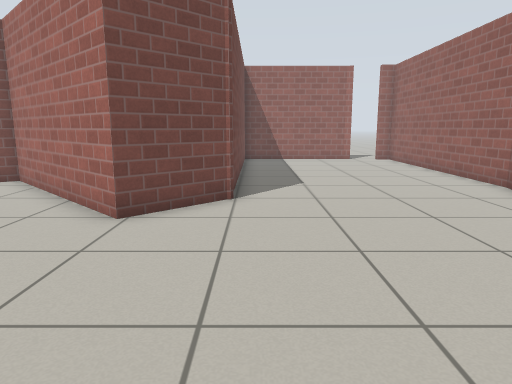
view 1 (above)

12 first-person views from a walk through a world built for the Gazebo simulator. The camera is 0.87 m above the floor, tilts 10° down and sees 70° across. The floor is counted in squares, 0.5 m on a side. Each view is taken from the middle of a square. On the plan, view 1 faces up. The plan holds only what a view shows up to about 17 squares ahead; the rest is blank. Simple patterns stand in for the simulator's built-in surfaces.

view 2
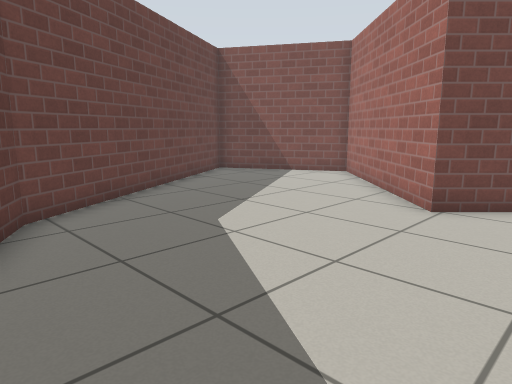

view 3
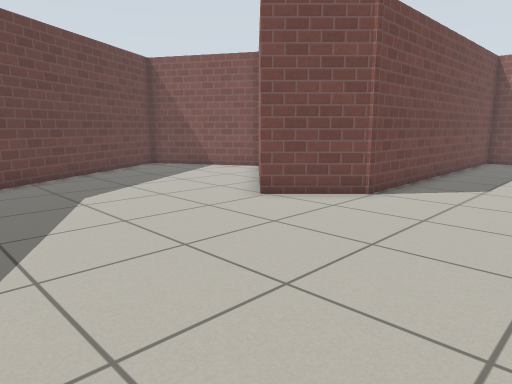

view 4
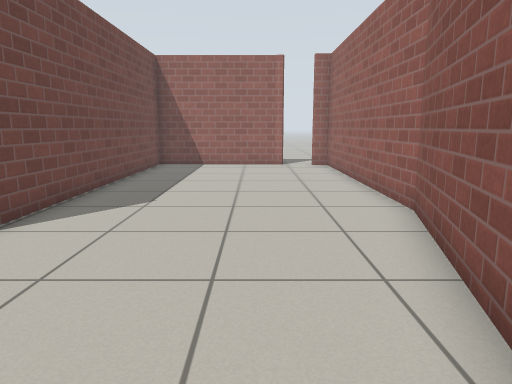

view 5
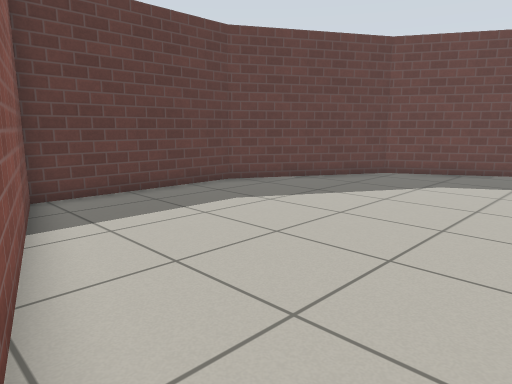

view 6
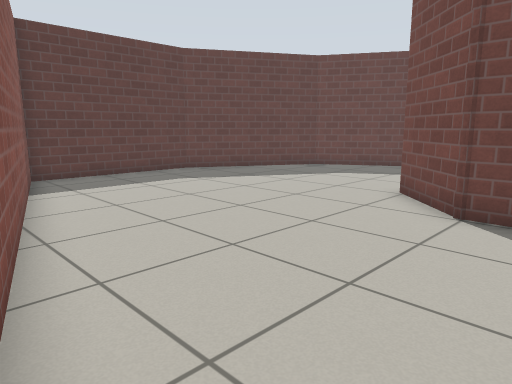

view 7
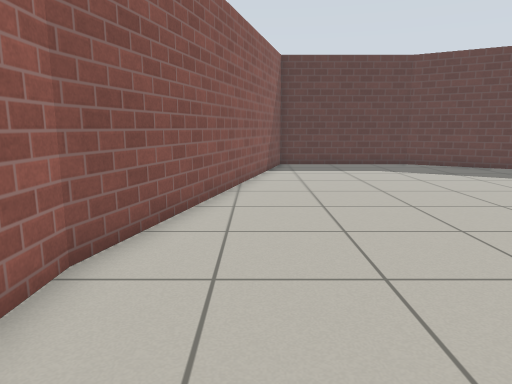

view 8
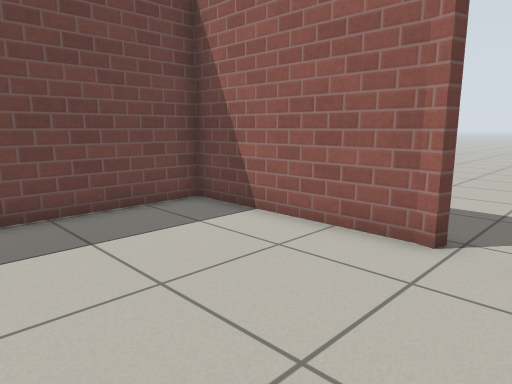

view 9
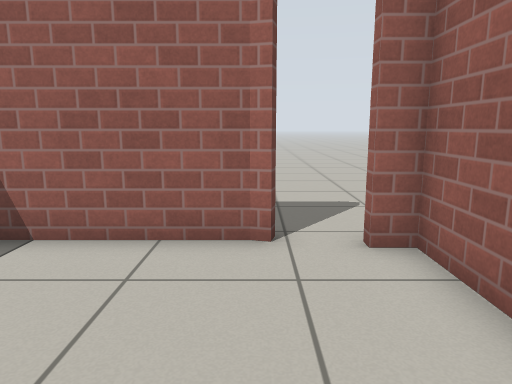

view 10
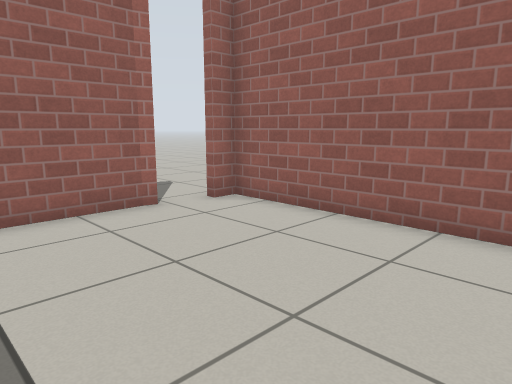

view 11
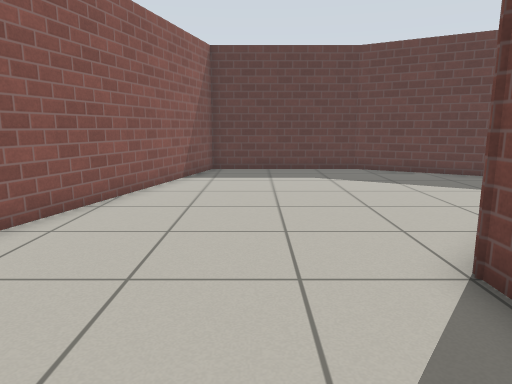

view 12
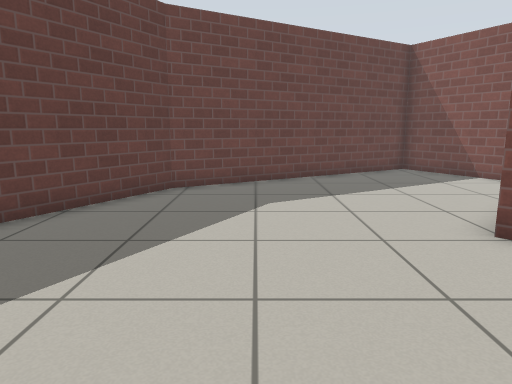

### Floor plan
Points are (right, up) in squares from view 1. A wall is a line through its corners. A room is listed if a view was taken in it or the views show most of it. See-through windows are left out.
Room 1 (views 1, 2, 3, 4, 5, 6, 7, 8, 9, 10, 11, 12)
walls: (7.4, 10.5) (7.4, 20.1) (6.6, 20.1); (5, 20.5) (-0.6, 20.5) (-0.6, 8.9) (-2.7, 6.8) (-7.8, 12) (-12.5, 9.2) (-7.5, 0.6) (-2.2, -2.5) (3.8, -2.5) (7.4, 10.6); (5.3, 20.4) (4.8, 20.5)

Positions as (right, up) in squares from view 1, and headings:
1: (0, 0), facing up
2: (0, -1), facing up-left
3: (4, 0), facing up-left
4: (4, 3), facing up
5: (6, 7), facing down-left
6: (7, 11), facing down-left
7: (5, 15), facing down
8: (7, 15), facing up-left
9: (5, 15), facing up
10: (1, 13), facing up-right
11: (2, 13), facing down
12: (3, 3), facing left
